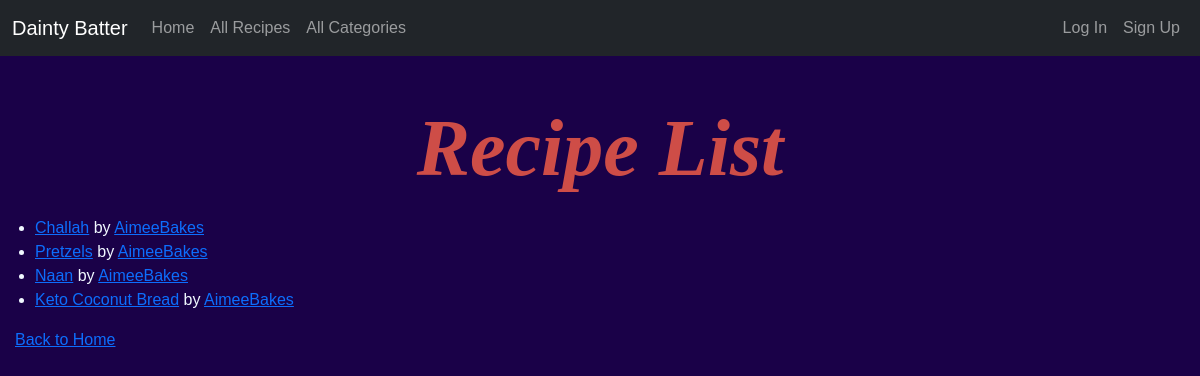
The app's page /recipes/ with its own data.
### catalog/models.py (models this page shows, shortened)
class Recipe(models.Model):
    recipe_id = models.UUIDField(primary_key=True, default=uuid.uuid4, editable=False)
    title = models.CharField(max_length=200)
    user = models.ForeignKey(settings.AUTH_USER_MODEL, on_delete=models.RESTRICT, null=True)
    ingredients = models.TextField(
        max_length=1000,
        help_text='Enter the ingredients in quantity + ingredient format, e.g., "4 tbsp sugar".'
    )
    instructions = models.TextField(
        'Instructions',
        blank=False,
        null=False,
        help_text='Enter the recipe instructions.'
    )
    notes = models.TextField(blank=True, null=True)
    category = models.ManyToManyField(Category, help_text='Select a category for this recipe')
    created_at = models.DateTimeField(auto_now_add=True)
    updated_at = models.DateTimeField(auto_now=True)
    photo = models.ImageField(upload_to='recipe_pics/', blank=True, null=True)
    rating = models.FloatField()

### catalog/views.py (the view)
# urls.py: path('recipes/', views.RecipeListView.as_view(), name='recipe_list'),
class RecipeListView(generic.ListView):
    model = Recipe
    template_name = 'recipes/recipe_list.html'
    context_object_name = 'recipes'
    paginate_by = 10  # Display 10 recipes per page

### catalog/templates/recipes/recipe_list.html (shortened to what this page needs)
{% extends "base.html" %}
{% load static %}
{% block content %}
  <h1>Recipe List</h1>
  <ul>
    {% for recipe in recipes %}
      <li>
        <a href="{% url 'recipe_detail' recipe.recipe_id %}">{{ recipe.title }}</a>
        by <a href="{% url 'user_detail' recipe.user.id %}">{{ recipe.user.username }}</a>
      </li>
    {% empty %}
      <li>No recipes available.</li>
    {% endfor %}
  </ul>
  <p><a href="{% url 'home' %}">Back to Home</a></p>
{% endblock %}

### catalog/static/style.css (style rules this page uses)
body { background-color: #1A0148; color: aliceblue; text-align: inherit; font-family: "Montserrat", sans-serif; margin: 0; padding: 0; }
h1 { color: #CE4D47; text-align: center; font-family: "Brush Script MT", cursive; font-size: 5em; font-weight: 550; font-style: italic; margin: 0; padding: 20px 0; }
p { color: aliceblue; font-family: "Montserrat", sans-serif; margin: 10px 0; }
ul { color: aliceblue; font-family: "Montserrat", sans-serif; padding-left: 20px; }

### records on screen
Recipe: title "Challah", user.username "AimeeBakes"
Recipe: title "Pretzels", user.username "AimeeBakes"
Recipe: title "Naan", user.username "AimeeBakes"
Recipe: title "Keto Coconut Bread", user.username "AimeeBakes"
